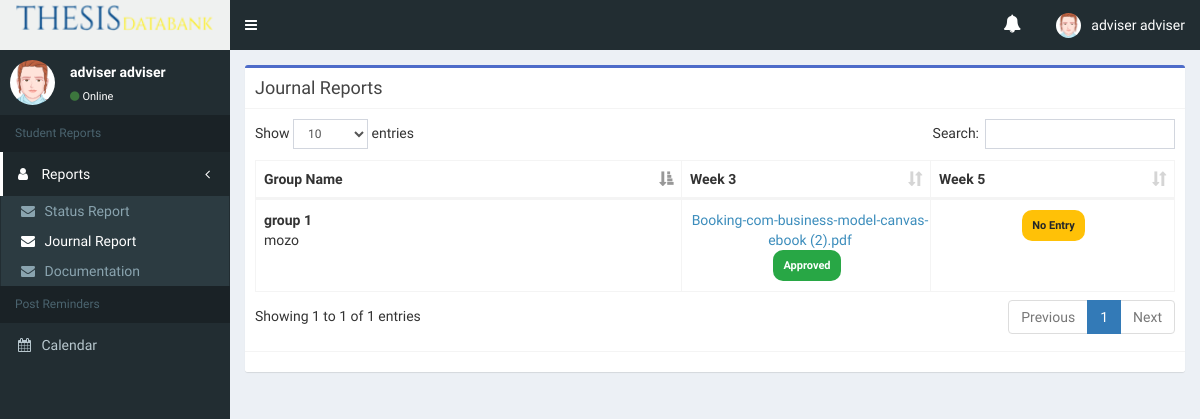
Before: /adviser/journalreport.php (signed in) with the older database file.
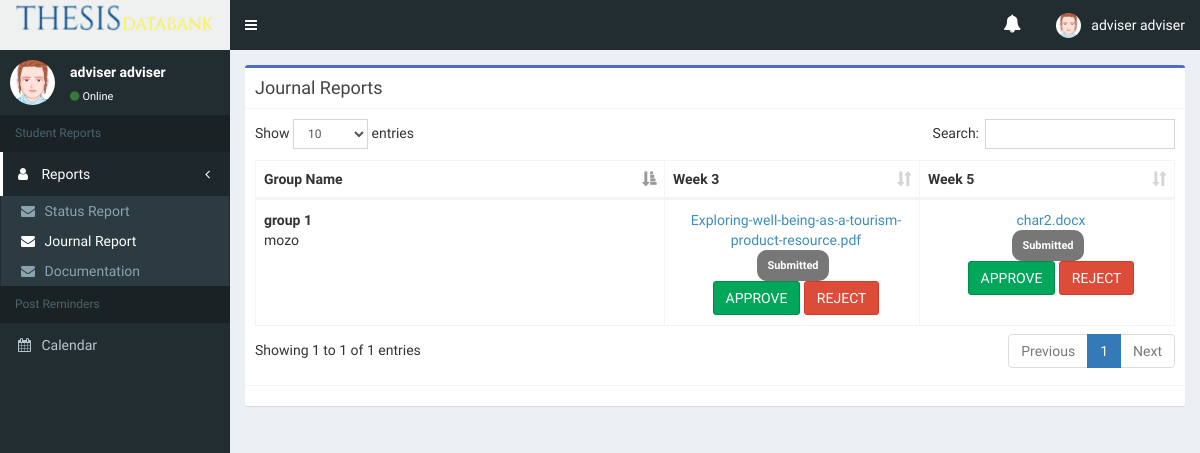
After: the same page with the newer database file.
### tables this page shows
CREATE TABLE `events` (
  `id` int(11) NOT NULL,
  `title` varchar(255) NOT NULL,
  `sem` int(11) NOT NULL,
  `event_type` int(11) NOT NULL,
  `course` int(11) NOT NULL,
  `Description` varchar(255) NOT NULL,
  `start` datetime NOT NULL,
  `end` datetime NOT NULL,
  `user_id` int(11) NOT NULL
);

CREATE TABLE `groups` (
  `id` int(11) NOT NULL,
  `adviser` int(11) NOT NULL,
  `sem` int(11) NOT NULL,
  `program` tinyint(1) NOT NULL,
  `name` varchar(255) NOT NULL
);

CREATE TABLE `group_members` (
  `id` int(11) NOT NULL,
  `group_id` int(11) NOT NULL,
  `user_id` int(11) NOT NULL
);

CREATE TABLE `users` (
  `id` int(11) NOT NULL,
  `role` tinyint(1) NOT NULL,
  `program` tinyint(1) NOT NULL,
  `sem` int(11) NOT NULL COMMENT 'semester of user',
  `firstname` varchar(50) NOT NULL,
  `lastname` varchar(50) NOT NULL,
  `username` varchar(20) NOT NULL,
  `password` varchar(255) NOT NULL,
  `status` tinyint(1) NOT NULL,
  `date_created` datetime NOT NULL
);

CREATE TABLE `report` (
  `id` int(11) NOT NULL,
  `group_id` int(11) NOT NULL,
  `event_id` int(11) NOT NULL,
  `sem_id` int(11) NOT NULL,
  `report_type` int(11) NOT NULL,
  `report_filename` varchar(255) NOT NULL,
  `report_title` varchar(255) NOT NULL,
  `status` int(1) NOT NULL,
  `date_created` datetime NOT NULL
);

### adviser/journalreport.php (the view, shortened to what the changed rows need)
<?php
	include("../config/connectdb.php");
    $sem = $_SESSION['sem'];
    $uid = $_SESSION['uid'];
    $course = $_SESSION['branchid'];
?>
<!DOCTYPE html>
<html>
    <head>
        <link rel="stylesheet" href="../css/bootstrap/bootstrap.min.css">
        <link rel="stylesheet" href="../css/font-awesome/font-awesome.min.css">
        <link rel="stylesheet" href="../css/sweetalert/sweetalert.css">
        <link rel="stylesheet" href="../template/bower_components/datatables.net-bs/css/dataTables.bootstrap.min.css">
        <link rel="stylesheet" href="../template/dist/css/AdminLTE.min.css">
        <link rel="stylesheet" href="../template/dist/css/skins/skin-green.min.css">
        <link rel="stylesheet" href="css/main-admin.css">
        <link rel="stylesheet" href="css/validation.css">
    </head>
    <body class="hold-transition skin-green sidebar-mini fixed">
        <div class="wrapper">
            <div class="content-wrapper">
                <section class="content">
                <div class="row">
                        <div class = "col-md-12">
                            <div class="box box-info border-blue">
                                <div class="box-body">
                                    <table id="tblJreport" class="table table-bordered table-hover table-custom">
                                        <thead>
                                            <tr>
                                                <th width="10%">Group Name</th>
                                                <?php
                                                    $sqlEvents = "select * from events where sem = $sem AND event_type = 2 AND course = $course AND Description = 'Journal Report' ORDER BY start ASC";
                                                    $res = mysqli_query($con, $sqlEvents);
                                                    while($row = mysqli_fetch_assoc($res)){
                                                        echo '<th width="5%">'.$row['title'].'</th>';
                                                    }
                                                ?>
                                            </tr>
                                        </thead>
                                        <?php
                                            $branchid = $_SESSION['branchid'];
                                            $query ="SELECT g.id as group_id, g.name as group_name, g.adviser as adviser_id, g.program as branch_id, sr.report_filename, sr.date_created, sr.report_type, u.firstname, u.lastname from groups g left join report sr on g.id = sr.group_id left join users u on u.id = g.adviser where g.program = $branchid  AND g.adviser = $uid group by g.name";
                                            $result = mysqli_query($con, $query);
                                            while($row = mysqli_fetch_array($result))
                                            {
                                               echo '<tr>';
                                               echo    '<td> <b>'.$row["group_name"].'</b>';
                                                    $gmembers ="SELECT g.group_id, g.user_id, u.lastname FROM group_members g left join users u on g.user_id = u.id WHERE group_id = ".$row['group_id']."";
                                                    $gresult = mysqli_query($con, $gmembers);
                                                    while($grow = mysqli_fetch_array($gresult))
                                                    {
                                                        echo '<br>'. $grow['lastname'];
                                                    }
                                               echo    '</td>';
                                                  $events ="SELECT * FROM events WHERE sem = $sem AND course = $course AND event_type = 2 AND Description = 'Journal Report' AND user_id = $uid ORDER BY start ASC";
                                                    $eresult = mysqli_query($con, $events);
                                                    while($erow = mysqli_fetch_array($eresult))
                                                    {
                                                        echo '<td style="text-align:center">';
                                                        $reportCheck = "SELECT * FROM report WHERE group_id = ".$row['group_id']." AND event_id = ".$erow['id']." AND report_type = 2";
                                                        $rresult = mysqli_query($con, $reportCheck);
                                                        if(mysqli_num_rows($rresult) > 0) {
                                                            while($rrow = mysqli_fetch_array($rresult))
                                                            {
                                                                echo '<a href="../student/'.$rrow['report_filename'].'" title="Click to Download">'.str_replace("testupload/","", $rrow['report_filename']).'</a><br>';
                                                                if($rrow['status'] == 1) {
                                                                    echo '<span class="badge badge-dark" style="padding:10px; font-size:11px!important;">Submitted</span>';
                                                                    echo '<br>';
                                                                    echo '<a width="10%" class="btn btn-success" href="php/update_status.php?id='.$rrow["id"].'&pageid=2&action=a">APPROVE</a>  <a class="btn btn-danger" href="php/update_status.php?id='.$rrow["id"].'&pageid=2&action=r">REJECT</a>';
                                                                }else if($rrow['status'] == 2) {
                                                                    echo '<span class="badge badge-success" style="padding:10px; font-size:11px!important;color:#fff;background-color: #dc3545"">Declined</span>';
                                                                }else if($rrow['status'] == 3) {
                                                                    echo '<span class="badge badge-success" style="padding:10px; font-size:11px!important;color:#fff;background-color: #28a745"">Approved</span>';
                                                                }else if($v['status'] == 4) {
                                                                    echo '<span class="badge badge-success" style="padding:10px; font-size:11px!important;color:#fff;background-color: #28a745"">Approved</span>';
                                                                }else if($v['status'] == 5) {
                                                                    echo '<span class="badge badge-success" style="padding:10px; font-size:11px!important;color:#fff;background-color: #28a745"">Approved</span>';
                                                                }else if($v['status'] == 6) {
                                                                    echo '<span class="badge badge-success" style="padding:10px; font-size:11px!important;color:#fff;background-color: #28a745"">Approved</span>';
                                                                }else {
                                                                    echo '<span class="badge badge-danger" style="padding:10px; font-size:11px!important;color:#212529;background-color: #ffc107">No Entry</span>';
                                                                }
                                                            }
                                                        }else {
                                                            echo '<span class="badge badge-danger" style="padding:10px; font-size:11px!important;color:#212529;background-color: #ffc107">No Entry</span>';
                                                        }
                                                        echo '</td>';
                                                    }
                                               echo '</tr>';
                                            }
                                        ?>
                                    </table>
                                </div>
                            </div>
                        </div>
                    </div>
                </section>
            </div>
        </div>
    </body>
</html>

Changed rows visible on the page:
removed report: report_filename "Booking-com-business-model-canvas-ebook (2).pdf", status "Approved", shown under events "Week 3"
shown differently, row unchanged: events "Week 5": no longer shows "No Entry"
added report: report_filename "Exploring-well-being-as-a-tourism-product-resource.pdf", shown under events "Week 3"
added report: report_filename "char2.docx", shown under events "Week 5"
